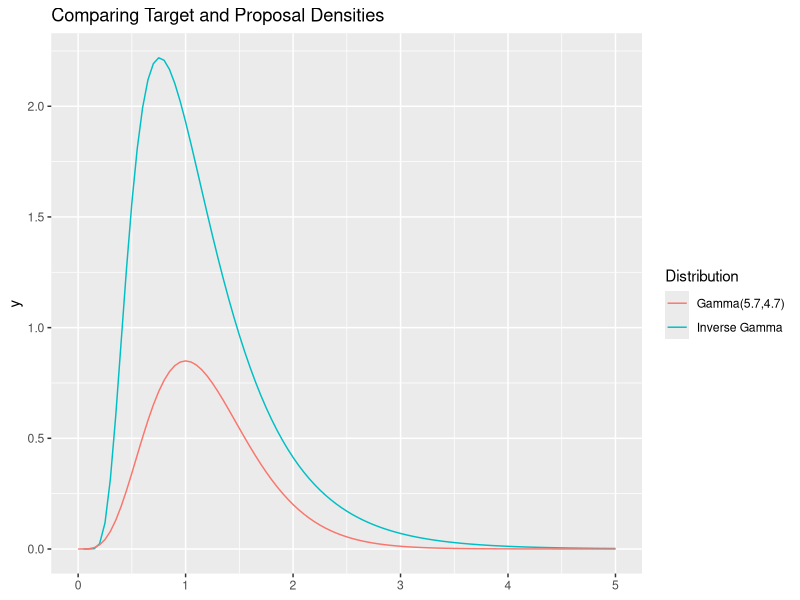
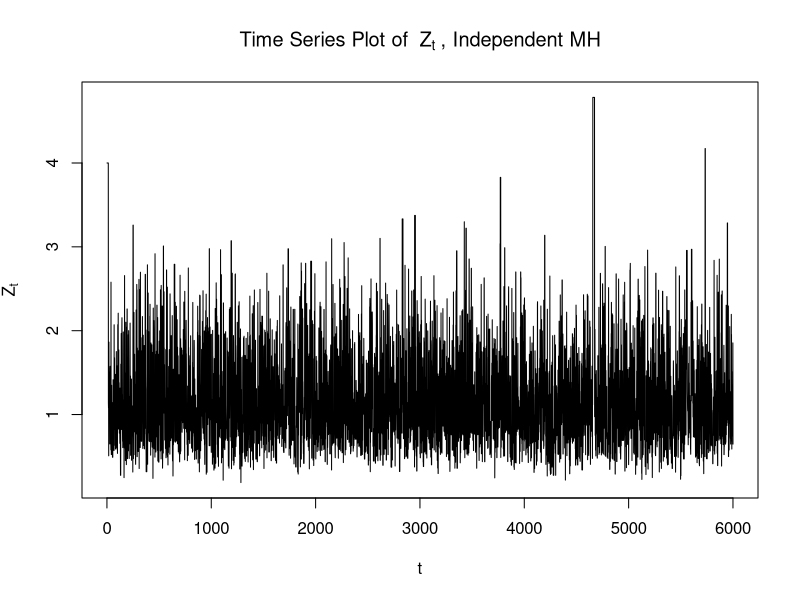
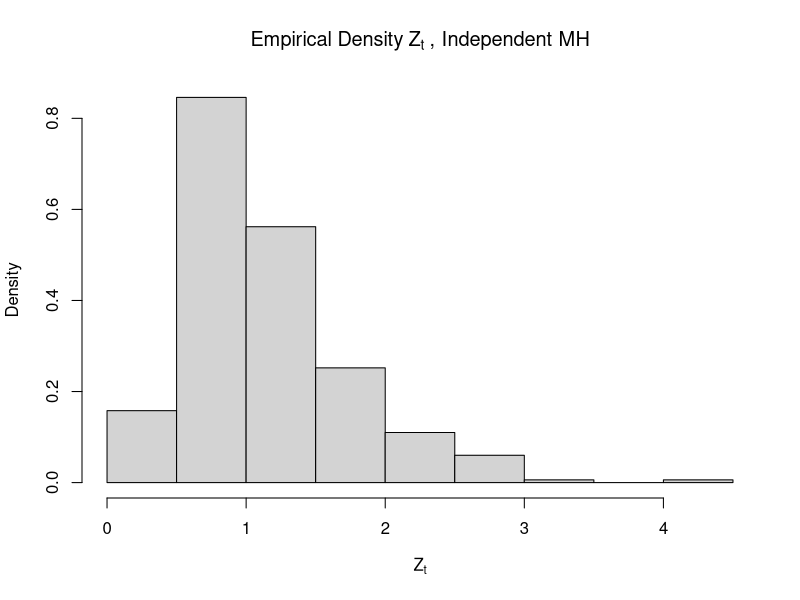
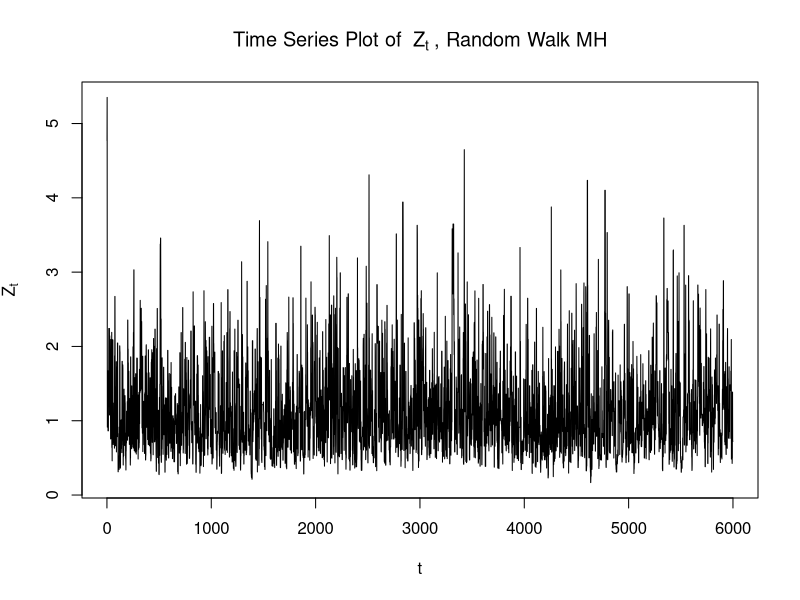
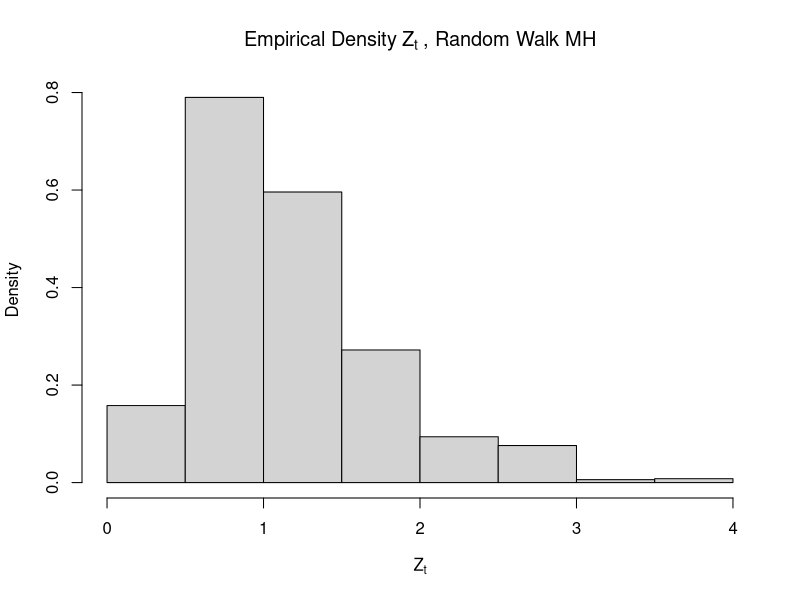

Write R code to recreate these figures, in order.
## ---- chunk 1
knitr::opts_chunk$set(echo = TRUE)
## ---- chunk 2
library(ggplot2)
set.seed(0)
density <- function(z) z^(-1.5) * exp(-1.5 * z - 2 / z + 2 * sqrt(3) + log(2))

generate_samplea <- function(init, sample_size, alpha, beta) {
  sample <- c()
  z <- init
  num_accepted <- 0
  while (length(sample) < sample_size) {
    proposal <- rgamma(1, shape=alpha, rate=beta)
    r <- density(proposal) * dgamma(z, shape=alpha, rate=beta) / 
      (density(z) * dgamma(proposal, shape=alpha, rate=beta))
    if (r > 1 || runif(1) <= r) {
      z <- proposal
      num_accepted <- num_accepted + 1
    }
    sample <- c(sample, z)
  }
  return(list(sample, num_accepted/length(sample)))
}

output1 <- generate_samplea(4, 6000, 5.7, 4.7)
sample1 <- output1[[1]][5001:6000]
est1 <- mean(sample1)
est2 <- mean(1 / sample1)
acceptance_rate1 <- output1[[2]]
## ---- chunk 3
knitr::kable(
cbind(c('$E(Z)$', '$E(\\frac{1}{Z})$'),
      c(round(sqrt(2/1.5), 5), round(sqrt(1.5/2) + 1 / 4, 5)),
      c(round(est1, 5), round(est2, 5))),
col.names=c('Parameter', 'True Value', 'Estimate'),
caption="MCMC Estimates"
  )

ggplot() + xlim(0,5) + geom_function(fun=density, aes(colour='Inverse Gamma')) +
  geom_function(fun=dgamma, args=list(5.7,4.7), aes(colour='Gamma(5.7,4.7)')) +
  labs(colour='Distribution', title='Comparing Target and Proposal Densities')

plot(x=seq(length(output1[[1]])), y=output1[[1]], type='l', xlab='t', 
     ylab=expression(Z[t]), main=bquote('Time Series Plot of ' ~ Z[t] ~ ', Independent MH'))

hist(sample1, freq=FALSE, main=bquote('Empirical Density'~Z[t]~ ', Independent MH'),
     xlab=expression(Z[t]))
## ---- chunk 4
density_w <- function(w) {
  exp(-.5 * w - 1.5 * exp(w) - 2 * exp(-w) + 2 * sqrt(3) + log(2))
}

generate_sampleb <- function(init, sample_size, std_dev) {
  sample = c()
  z <- init
  num_accepted <- 0
  while (length(sample) < sample_size) {
    proposal <- z + rnorm(1, sd=std_dev)
    r <- density_w(proposal) / density_w(z)
    if (r > 1 || runif(1) <= r) {
      z <- proposal
      num_accepted <- num_accepted + 1
    }
    sample <- c(sample, z)
  }
  return(list(exp(sample), num_accepted / length(sample)))
}

output2 <- generate_sampleb(2, 6000, .8)
sample2 <- output2[[1]][5001:6000]
acceptance_rate2 <- output2[[2]]
est3 <- mean(sample2)
est4 <- mean(1/sample2)
## ---- chunk 5
knitr::kable(
cbind(c('$E(Z)$', '$E(\\frac{1}{Z})$'),
      c(round(sqrt(2/1.5), 5), round(sqrt(1.5/2) + 1 / 4, 5)),
      c(round(est3, 5), round(est4, 5))),
col.names=c('Parameter', 'True Value', 'Estimate'),
caption="MCMC Estimates"
  )

plot(x=seq(length(output2[[1]])), y=output2[[1]], type='l', xlab='t', 
     ylab=expression(Z[t]), main=bquote('Time Series Plot of ' ~ Z[t] ~ ', Random Walk MH'))
hist(sample2, freq=FALSE, main=bquote('Empirical Density'~Z[t]~ ', Random Walk MH'), 
     xlab=expression(Z[t]))
